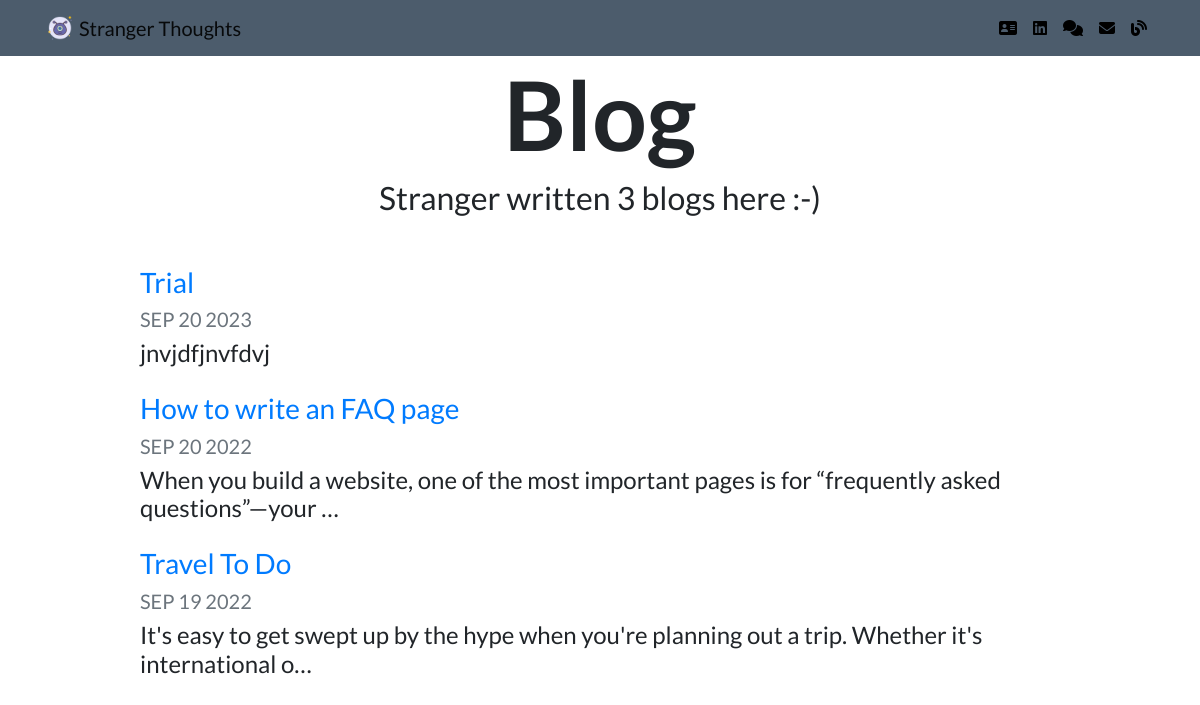
Screenshot of /blog/ with the database file from the repository.
### blog/models.py (models this page shows)
class Blog(models.Model):
    title = models.CharField(max_length=200)
    description = models.TextField()
    image = models.ImageField(upload_to='portfolio/images/')
    date = models.DateField()

### blog/views.py (the view)
# urls.py: path('',views.all_blogs, name='all_blogs'),
def all_blogs(request):
    blogs = Blog.objects.order_by('-date')
    return render(request, 'blog/all_blogs.html',{'blogs':blogs})

### blog/templates/blog/all_blogs.html
{% extends 'portfolio/base.html' %}
{% block content %}
<h1 id="blogtitle" class="font-weight-bold text-center">Blog</h1>
<h2 class="text-center mb-5">Stranger written {{ blogs.count }} blogs here :-)</h2>
{% for blog in blogs %}
<div class="row justify-content-center my-3">
  <div class="col-md-10">
  <a href="{% url 'blog:detail' blog.id %}">
    <h3>{{ blog.title }}</h3></a>
    <h5 class="text-muted">{{ blog.date|date:'M d Y  '|upper }}</h5>
    <h4>{{ blog.description|striptags|truncatechars:100 }}</h4>
  </div>
</div>
{% endfor %}
{% endblock %}

### portfolio/static/portfolio/custom.css (style rules this page uses)
body { font-family: 'Lato', sans-serif; }
#blogtitle { font-size: 6rem; }

### rows the page displays
Blog: title "Trial", date "SEP 20 2023", description "jnvjdfjnvfdvj"
Blog: title "How to write an FAQ page", date "SEP 20 2022", description "When you build a website, one of the most important pages is for “frequently asked questions”—your …"
Blog: title "Travel To Do", date "SEP 19 2022", description "It's easy to get swept up by the hype when you're planning out a trip. Whether it's international o…"

### other values shown
{{ blogs.count }} "3"
